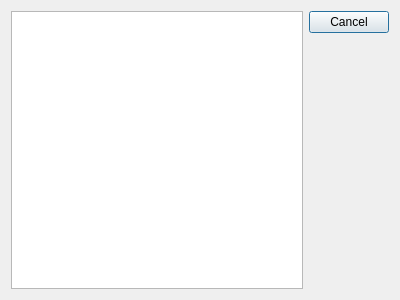
<?xml version="1.0" encoding="UTF-8"?>
<ui version="4.0">
 <class>PlayerManagerDialog</class>
 <widget class="QDialog" name="PlayerManagerDialog">
  <property name="geometry">
   <rect>
    <x>0</x>
    <y>0</y>
    <width>400</width>
    <height>300</height>
   </rect>
  </property>
  <property name="windowTitle">
   <string>Player Manager</string>
  </property>
  <layout class="QHBoxLayout" name="horizontalLayout">
   <item>
    <widget class="QListWidget" name="listWidget"/>
   </item>
   <item>
    <widget class="QDialogButtonBox" name="buttonBox">
     <property name="orientation">
      <enum>Qt::Vertical</enum>
     </property>
     <property name="standardButtons">
      <set>QDialogButtonBox::Cancel</set>
     </property>
    </widget>
   </item>
  </layout>
 </widget>
 <resources/>
 <connections>
  <connection>
   <sender>buttonBox</sender>
   <signal>accepted()</signal>
   <receiver>PlayerManagerDialog</receiver>
   <slot>accept()</slot>
   <hints>
    <hint type="sourcelabel">
     <x>248</x>
     <y>254</y>
    </hint>
    <hint type="destinationlabel">
     <x>157</x>
     <y>274</y>
    </hint>
   </hints>
  </connection>
  <connection>
   <sender>buttonBox</sender>
   <signal>rejected()</signal>
   <receiver>PlayerManagerDialog</receiver>
   <slot>reject()</slot>
   <hints>
    <hint type="sourcelabel">
     <x>316</x>
     <y>260</y>
    </hint>
    <hint type="destinationlabel">
     <x>286</x>
     <y>274</y>
    </hint>
   </hints>
  </connection>
 </connections>
</ui>
